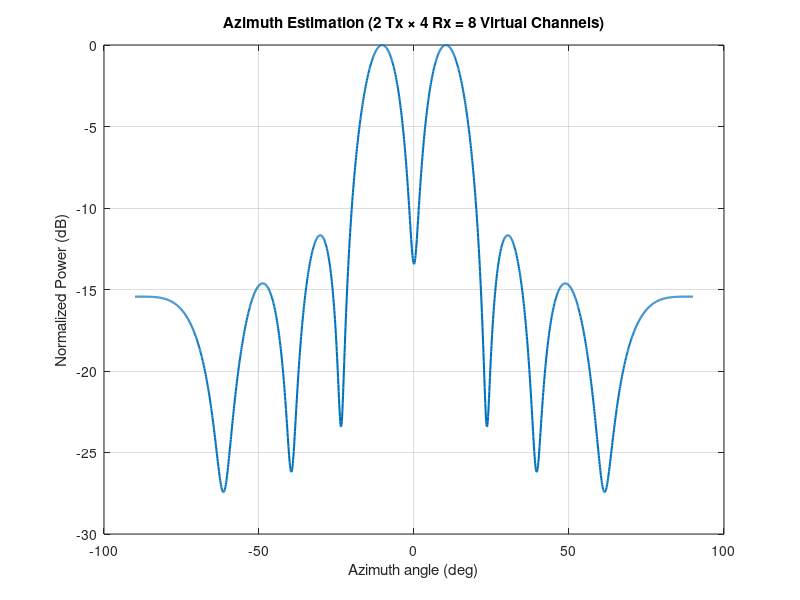

The MATLAB source for this figure: (Note: this script raises an error after producing the figure.)
clear; clc;

%% Radar Parameters
c = 3e8;
fc = 77e9;
lambda = c / fc;
B = 4e9;                   % 4 GHz bandwidth
T_chirp = 60e-6;           % Chirp duration
fs = 20e6;                 % Sampling rate
t = 0:1/fs:T_chirp-1/fs;   % Time vector

%% Array Configuration
d = lambda/2;
Tx = 2; Rx = 4;
N_virtual = Tx * Rx;
virtual_pos = d * (0:N_virtual-1);

%% Target Parameters
target_ranges = [2, 2];           % in meters
target_angles = [-10, 10];          % in degrees
target_rcs = [1, 1];              % relative amplitudes

%% Generate LFM Upchirp
f0 = fc;
k = B / T_chirp;
s_tx = exp(1j * 2 * pi * (f0 * t + 0.5 * k * t.^2));  % LFM upchirp

%% Simulate Received Signal per Virtual Channel
rx_signal = zeros(length(t), N_virtual);

for tgt = 1:length(target_ranges)
    R = target_ranges(tgt);
    theta = target_angles(tgt);
    amp = target_rcs(tgt);

    % Time delay and steering vector
    tau = 2 * R / c;
    delay_samples = round(tau * fs);
    a_theta = exp(1j * 2*pi * virtual_pos * sind(theta) / lambda).';  % (N_virtual x 1)

    % Create delayed signal
    delayed = zeros(size(t));
    if delay_samples < length(t)
        delayed(delay_samples+1:end) = s_tx(1:end - delay_samples);
    end

    % Add target contribution
    rx_signal = rx_signal + amp * delayed.' * a_theta.';
end

%% Mix with conjugate of transmitted chirp (beat signal)
beat_signal = rx_signal .* conj(repmat(s_tx.', 1, N_virtual));

%% FFT over fast-time (range FFT)
N_fft = 2048;
range_profile = fft(beat_signal, N_fft, 1);  % FFT over time
range_bins = (0:N_fft-1) * c / (2*B);

% Use strongest bin across channels
[~, bin_idx] = max(abs(sum(range_profile, 2)));
snapshot_full = range_profile(bin_idx, :).';  % N_virtual x 1

%% --- FULL ARRAY (8 virtual elements) ---
theta_scan = -90:0.1:90;
P_full = zeros(size(theta_scan));
steer_full = @(theta) exp(1j*2*pi*virtual_pos.'*sind(theta)/lambda);

for i = 1:length(theta_scan)
    a = steer_full(theta_scan(i));
    P_full(i) = abs(a' * snapshot_full)^2;
end

% Plot full array
figure;
plot(theta_scan, 10*log10(P_full / max(P_full)), 'LineWidth', 1.5); grid on;
xlabel('Azimuth angle (deg)'); ylabel('Normalized Power (dB)');
title('Azimuth Estimation (2 Tx × 4 Rx = 8 Virtual Channels)');

[~, locs_full] = findpeaks(P_full, 'SortStr', 'descend', 'NPeaks', 2);
disp('Estimated azimuths (full array):');
disp(theta_scan(locs_full));

%% --- REDUCED ARRAY (1 Tx × 4 Rx = 4 virtual elements) ---
% Select only Tx1 (virtual elements 1 to 4)
snapshot_tx1 = snapshot_full(1:4);
virtual_pos_tx1 = virtual_pos(1:4);

steer_tx1 = @(theta) exp(1j * 2*pi * virtual_pos_tx1.' * sind(theta)/lambda);
P_tx1 = zeros(size(theta_scan));

for i = 1:length(theta_scan)
    a = steer_tx1(theta_scan(i));
    P_tx1(i) = abs(a' * snapshot_tx1)^2;
end

% Plot reduced array
figure;
plot(theta_scan, 10*log10(P_tx1 / max(P_tx1)), 'LineWidth', 1.5); grid on;
xlabel('Azimuth angle (deg)'); ylabel('Normalized Power (dB)');
title('Azimuth Estimation (1 Tx × 4 Rx = 4 Virtual Channels)');

[~, locs_tx1] = findpeaks(P_tx1, 'SortStr', 'descend', 'NPeaks', 2);
disp('Estimated azimuths (Tx1 only):');
disp(theta_scan(locs_tx1));
